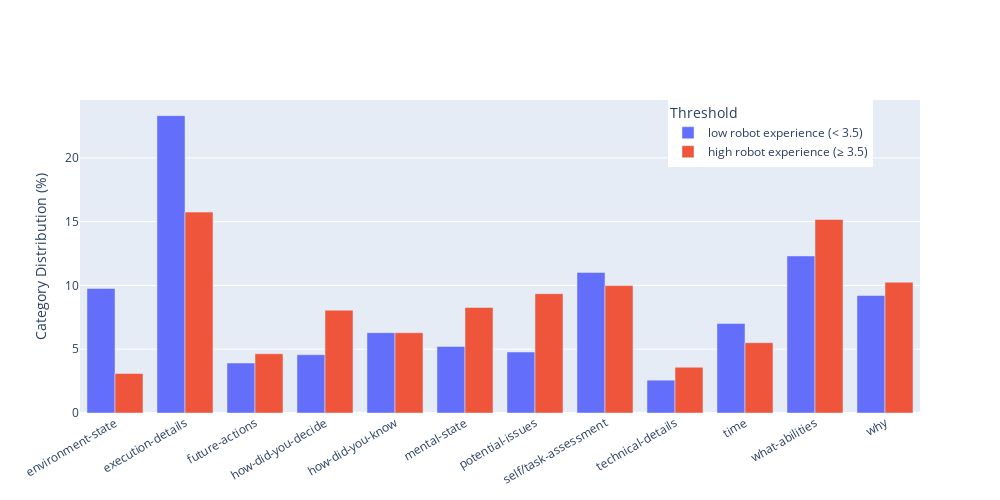

Here is the notebook cell this chart was saved with:
### Code cell
def compare_group_distribution(
    df_annotated: pd.DataFrame,
    df_participants: pd.DataFrame,
    split_col: str,
    threshold: float = 3.5,
    participant_col_annotated: str = "Participant_ID",
    participant_col_filtered: str = "Participant_ID",
    group_col: str = "Group",
    plot: bool = True,
):
    """
    Participant-normalized analysis.

    For each participant, compute the proportion of their samples (within their bin)
    that fall into each `group_col` category. Then:
      - Average those participant-level proportions within bin ("low"/"high"),
      - Compare low vs high using Welch's t-test per category.

    Prints t-test results and returns a dict with tables and stats.
    """

    # ---------- pick only needed cols and CAST the split column to float ----------
    fil = df_participants[[participant_col_filtered, split_col]].copy()
    fil[participant_col_filtered] = fil[participant_col_filtered].astype(str).str.strip()
    fil[split_col] = pd.to_numeric(fil[split_col], errors="coerce")  # force float
    fil = fil.drop_duplicates(subset=[participant_col_filtered])

    # ---------- prepare annotated and merge on participant id ----------
    ann = df_annotated.copy()
    ann[participant_col_annotated] = ann[participant_col_annotated].astype(str).str.strip()

    merged = ann.merge(
        fil,
        left_on=participant_col_annotated,
        right_on=participant_col_filtered,
        how="inner",
        validate="m:1",
    )

    # drop rows with missing category (important for proper denominators)
    merged = merged.dropna(subset=[group_col])

    # ---------- make bins: high if >= threshold, else low ----------
    bins = np.where(merged[split_col] >= threshold, "high", "low")
    merged = merged.assign(bin=pd.Categorical(bins, categories=["low","high"]))

    pid = participant_col_filtered  # participant id present post-merge
    merged[group_col] = merged[group_col].astype("category")
    categories = list(merged[group_col].cat.categories)

    # ---------- participant-level category proportions ----------
    # counts per participant x bin x category
    per_part = (
        merged.groupby([pid, "bin", group_col], observed=False)
              .size()
              .rename("n")
              .reset_index()
    )
    totals = (
        per_part.groupby([pid, "bin"], observed=False)["n"]
                .sum()
                .rename("N")
                .reset_index()
    )
    per_part = per_part.merge(totals, on=[pid, "bin"], how="left")
    per_part["prop"] = per_part["n"] / per_part["N"]

    # ensure zero-proportions exist for categories a participant didn't produce
    participants = merged[[pid, "bin"]].drop_duplicates()
    cats_df = pd.DataFrame({group_col: categories})
    participants["key"] = 1
    cats_df["key"] = 1
    full = participants.merge(cats_df, on="key").drop(columns="key")

    per_part_full = full.merge(
        per_part[[pid, "bin", group_col, "prop"]],
        on=[pid, "bin", group_col],
        how="left"
    )
    per_part_full["prop"] = per_part_full["prop"].fillna(0.0)

    # mean participant-level proportion per category x bin
    prop_tbl = (
        per_part_full.groupby([group_col, "bin"], observed=False)["prop"]
                     .mean()
                     .unstack("bin")
                     .reindex(index=categories, columns=["low","high"])
    )

    # convenience: participant counts per bin
    n_participants_by_bin = participants["bin"].value_counts().reindex(["low","high"]).fillna(0).astype(int)

    # ---------- Q_Importance: participant-level means ----------
    qcol = "Q_Importance"
    mean_tbl = None
    n_tbl = None
    if qcol in merged.columns:
        merged[qcol] = pd.to_numeric(merged[qcol], errors="coerce")
        # participant-level mean first
        pii = (merged.groupby([pid, group_col, "bin"], observed=False)[qcol]
                     .mean()
                     .reset_index())
        # drop participants that are NaN for this measure
        pii = pii.dropna(subset=[qcol])

        mean_tbl = (pii.groupby([group_col, "bin"], observed=False)[qcol]
                       .mean()
                       .unstack("bin")
                       .reindex(index=categories, columns=["low","high"]))
        n_tbl = (pii.groupby([group_col, "bin"], observed=False)[qcol]
                    .size()
                    .unstack("bin")
                    .reindex(index=categories, columns=["low","high"])
                    .fillna(0).astype(int))

        if {"low", "high"}.issubset(mean_tbl.columns):
            mean_tbl["Δ (high - low)"] = mean_tbl["high"] - mean_tbl["low"]

        print("Average participant-level Q_Importance by group and bin:")
        print(mean_tbl.round(3).to_string())
        print("\nParticipant counts (n) contributing Q_Importance per group × bin:")
        print(n_tbl.to_string())

    # ---------- Welch t-tests: low vs high on participant proportions per category ----------
    rows = []
    for c in categories:
        low_vec  = per_part_full.loc[(per_part_full["bin"] == "low")  & (per_part_full[group_col] == c), "prop"].values
        high_vec = per_part_full.loc[(per_part_full["bin"] == "high") & (per_part_full[group_col] == c), "prop"].values

        # ttest_ind returns (t, p, df). Use Welch ('unequal') to avoid equal-variance assumption.
        t_stat, p_val, df_welch = ttest_ind(high_vec, low_vec, alternative="two-sided", usevar="unequal")

        rows.append({
            group_col: c,
            "n_low":  len(low_vec),
            "n_high": len(high_vec),
            "mean_low":  float(np.mean(low_vec))  if len(low_vec)  else np.nan,
            "mean_high": float(np.mean(high_vec)) if len(high_vec) else np.nan,
            "Δ (high - low)": (float(np.mean(high_vec)) - float(np.mean(low_vec))) if (len(low_vec) and len(high_vec)) else np.nan,
            "t": float(t_stat),
            "df": float(df_welch),
            "p_two_sided": float(p_val),
        })

    ttest_df = pd.DataFrame(rows).set_index(group_col).loc[categories]

    print("\nParticipant-normalized proportions by group (%):")
    print((prop_tbl * 100).round(1).to_string())

    print("\nWelch t-tests (per category): high vs. low on participant-level proportions")
    print(ttest_df.round(4).to_string())

    # ---------- Plot ----------
    if plot and not prop_tbl.empty:
        categories_list = list(prop_tbl.index)
        low_vals  = (prop_tbl["low"]  * 100.0).values if "low"  in prop_tbl.columns else np.zeros(len(categories_list))
        high_vals = (prop_tbl["high"] * 100.0).values if "high" in prop_tbl.columns else np.zeros(len(categories_list))

        fig = go.Figure()
        width = 0.40

        fig.add_trace(go.Bar(
            x=categories_list,
            y=low_vals,
            name=f"low robot experience (< {threshold})",
            offsetgroup=0,
            width=width
        ))

        fig.add_trace(go.Bar(
            x=categories_list,
            y=high_vals,
            name=f"high robot experience (≥ {threshold})",
            offsetgroup=1,
            width=width
        ))

        fig.update_layout(
            barmode="group",
            xaxis=dict(tickmode="array", tickvals=categories_list, tickangle=-30),
            yaxis_title="Category Distribution (%)",
            title=None,
            legend_title_text="Threshold",
            width=1000,
            height=500,
            # move legend inside figure
            legend=dict(x=0.7, y=1, orientation="v"),
        )
        fig.show()

        # save to pdf (optional)
        try:
            os.makedirs("plots", exist_ok=True)
            fig.write_image(
                f"plots/Category_differency_by_{split_col}_participant_normalized.pdf",
                format="pdf", width=1000, height=500
            )
        except Exception as e:
            print(f"[write_image skipped] {e}")

    return {
        # participant-normalized distribution
        "participant_prop_mean_by_group_bin": prop_tbl,              # mean proportion per category × bin
        "participant_prop_percent_by_bin": (prop_tbl * 100.0),       # same, in %
        "n_participants_by_bin": n_participants_by_bin,              # participants per bin

        # per-category Welch t-tests comparing high vs low on participant proportions
        "ttest_by_category": ttest_df,                               # columns: n_low, n_high, mean_low, mean_high, Δ, t, df, p

        # Q_Importance at participant level (if present)
        "q_importance_mean_by_group_bin": mean_tbl,
        "q_importance_n_by_group_bin": n_tbl,

        # housekeeping
        "merge_n_rows": len(merged),
        "unique_participants": participants[pid].nunique(),
    }

res_robot = compare_group_distribution(
    df_annotated, df_participants,
    split_col="RobotExpScale",
    threshold=3.5,
    plot=True
)

### Figure 1 — Plotly figure (JSON) as saved in the notebook; plotly's stock layout.template omitted (floating-point values rounded to 4 significant figures)
{"data": [{"name": "low robot experience (< 3.5)", "offsetgroup": "0", "type": "bar", "width": 0.4, "x": ["environment-state", "execution-details", "future-actions", "how-did-you-decide", "how-did-you-know", "mental-state", "potential-issues", "self/task-assessment", "technical-details", "time", "what-abilities", "why"], "y": [9.763, 23.31, 3.917, 4.571, 6.3, 5.221, 4.78, 11.02, 2.574, 7.018, 12.31, 9.214]}, {"name": "high robot experience (≥ 3.5)", "offsetgroup": "1", "type": "bar", "width": 0.4, "x": ["environment-state", "execution-details", "future-actions", "how-did-you-decide", "how-did-you-know", "mental-state", "potential-issues", "self/task-assessment", "technical-details", "time", "what-abilities", "why"], "y": [3.1, 15.75, 4.648, 8.061, 6.295, 8.275, 9.355, 9.989, 3.587, 5.511, 15.17, 10.26]}], "layout": {"barmode": "group", "height": 500, "legend": {"orientation": "v", "title": {"text": "Threshold"}, "x": 0.7, "y": 1}, "title": {}, "width": 1000, "xaxis": {"tickangle": -30, "tickmode": "array", "tickvals": ["environment-state", "execution-details", "future-actions", "how-did-you-decide", "how-did-you-know", "mental-state", "potential-issues", "self/task-assessment", "technical-details", "time", "what-abilities", "why"]}, "yaxis": {"title": {"text": "Category Distribution (%)"}}}}
